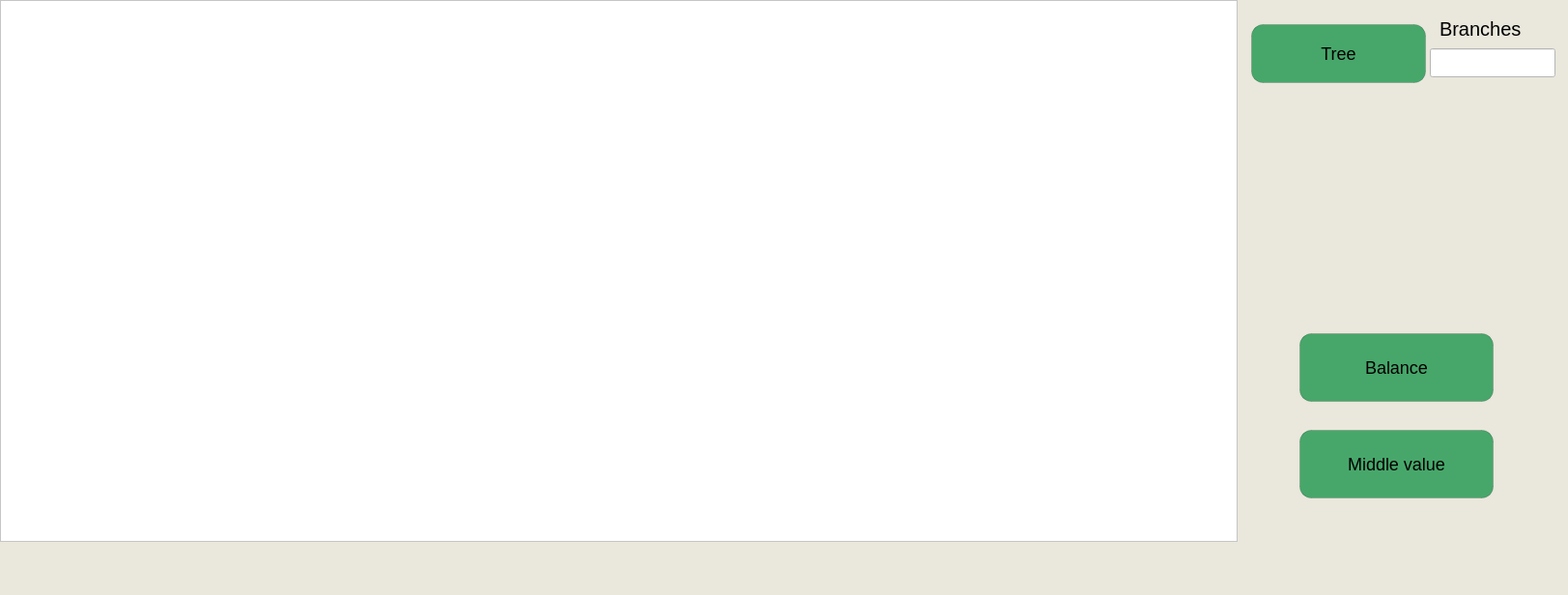
<?xml version="1.0" encoding="UTF-8"?>
<ui version="4.0">
 <class>MainWindow</class>
 <widget class="QMainWindow" name="MainWindow">
  <property name="geometry">
   <rect>
    <x>0</x>
    <y>0</y>
    <width>1623</width>
    <height>616</height>
   </rect>
  </property>
  <property name="windowTitle">
   <string>Trees</string>
  </property>
  <property name="styleSheet">
   <string notr="true">background-color: #EAE7DC</string>
  </property>
  <widget class="QWidget" name="centralwidget">
   <widget class="QPushButton" name="Form_tree">
    <property name="geometry">
     <rect>
      <x>1290</x>
      <y>20</y>
      <width>191</width>
      <height>71</height>
     </rect>
    </property>
    <property name="styleSheet">
     <string notr="true">QPushButton {
              margin: 5px;
              padding: 8px 15px;
              border-radius: 12px;
              border: 1px solid rgba(0,0,0,0.15);
              background-color:  #47A76A;
              font-size:18px;
}
QPushButton::hover {
               background-color: #B8B8FF
}</string>
    </property>
    <property name="text">
     <string>Tree</string>
    </property>
   </widget>
   <widget class="QLabel" name="label">
    <property name="geometry">
     <rect>
      <x>1490</x>
      <y>20</y>
      <width>100</width>
      <height>20</height>
     </rect>
    </property>
    <property name="font">
     <font>
      <pointsize>15</pointsize>
     </font>
    </property>
    <property name="text">
     <string>Branches</string>
    </property>
   </widget>
   <widget class="QLineEdit" name="Count_nodes">
    <property name="geometry">
     <rect>
      <x>1480</x>
      <y>50</y>
      <width>130</width>
      <height>30</height>
     </rect>
    </property>
    <property name="styleSheet">
     <string notr="true">background-color: #FFF</string>
    </property>
   </widget>
   <widget class="QGraphicsView" name="graphicsView">
    <property name="geometry">
     <rect>
      <x>0</x>
      <y>0</y>
      <width>1281</width>
      <height>561</height>
     </rect>
    </property>
    <property name="styleSheet">
     <string notr="true">background-color: #FFF</string>
    </property>
   </widget>
   <widget class="QPushButton" name="Binary_Btn">
    <property name="geometry">
     <rect>
      <x>1340</x>
      <y>340</y>
      <width>211</width>
      <height>81</height>
     </rect>
    </property>
    <property name="styleSheet">
     <string notr="true">QPushButton {
              margin: 5px;
              padding: 8px 15px;
              border-radius: 12px;
              border: 1px solid rgba(0,0,0,0.15);
              background-color:  #47A76A;
              font-size:18px;
}
QPushButton::hover {
               background-color: #B8B8FF
}</string>
    </property>
    <property name="text">
     <string>Balance</string>
    </property>
   </widget>
   <widget class="QPushButton" name="Average_Btn">
    <property name="geometry">
     <rect>
      <x>1340</x>
      <y>440</y>
      <width>211</width>
      <height>81</height>
     </rect>
    </property>
    <property name="styleSheet">
     <string notr="true">QPushButton {
              margin: 5px;
              padding: 8px 15px;
              border-radius: 12px;
              border: 1px solid rgba(0,0,0,0.15);
              background-color:  #47A76A;
              font-size:18px;
}
QPushButton::hover {
               background-color: #B8B8FF
}</string>
    </property>
    <property name="text">
     <string>Middle value</string>
    </property>
   </widget>
  </widget>
  <widget class="QMenuBar" name="menubar">
   <property name="geometry">
    <rect>
     <x>0</x>
     <y>0</y>
     <width>1623</width>
     <height>21</height>
    </rect>
   </property>
  </widget>
  <widget class="QStatusBar" name="statusbar"/>
 </widget>
 <resources/>
 <connections/>
</ui>
